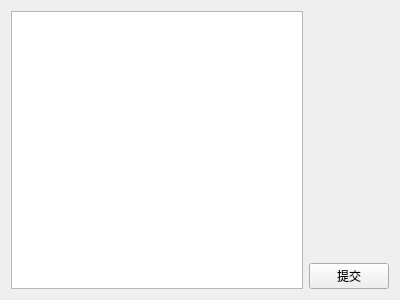
<?xml version="1.0" encoding="UTF-8"?>
<ui version="4.0">
 <class>EveRoleRegister</class>
 <widget class="QWidget" name="EveRoleRegister">
  <property name="geometry">
   <rect>
    <x>0</x>
    <y>0</y>
    <width>400</width>
    <height>300</height>
   </rect>
  </property>
  <property name="windowTitle">
   <string>EveRoleRegister</string>
  </property>
  <layout class="QHBoxLayout" name="horizontalLayout">
   <item>
    <widget class="QListWidget" name="listWidget"/>
   </item>
   <item>
    <layout class="QVBoxLayout" name="verticalLayout">
     <item>
      <spacer name="verticalSpacer">
       <property name="orientation">
        <enum>Qt::Vertical</enum>
       </property>
       <property name="sizeHint" stdset="0">
        <size>
         <width>20</width>
         <height>40</height>
        </size>
       </property>
      </spacer>
     </item>
     <item>
      <widget class="QPushButton" name="pbSubmit">
       <property name="text">
        <string>提交</string>
       </property>
      </widget>
     </item>
    </layout>
   </item>
  </layout>
 </widget>
 <layoutdefault spacing="6" margin="11"/>
 <resources/>
 <connections/>
</ui>
